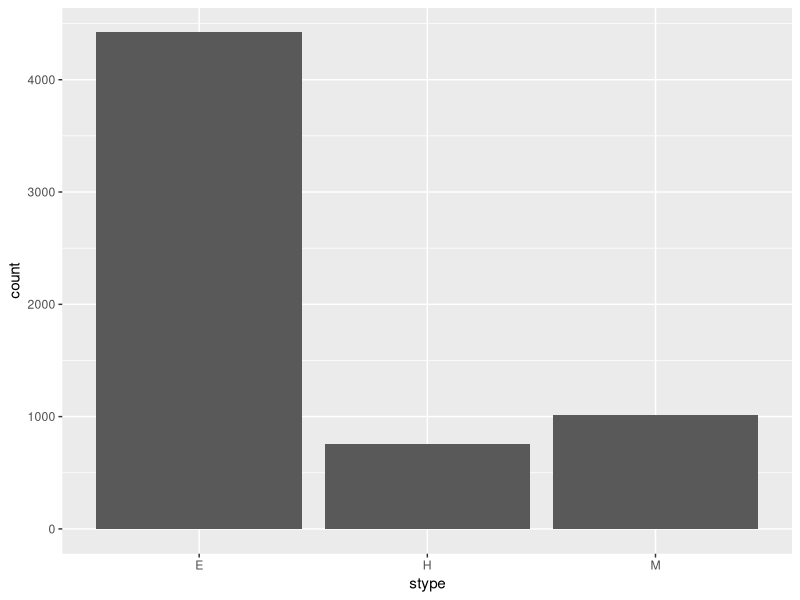
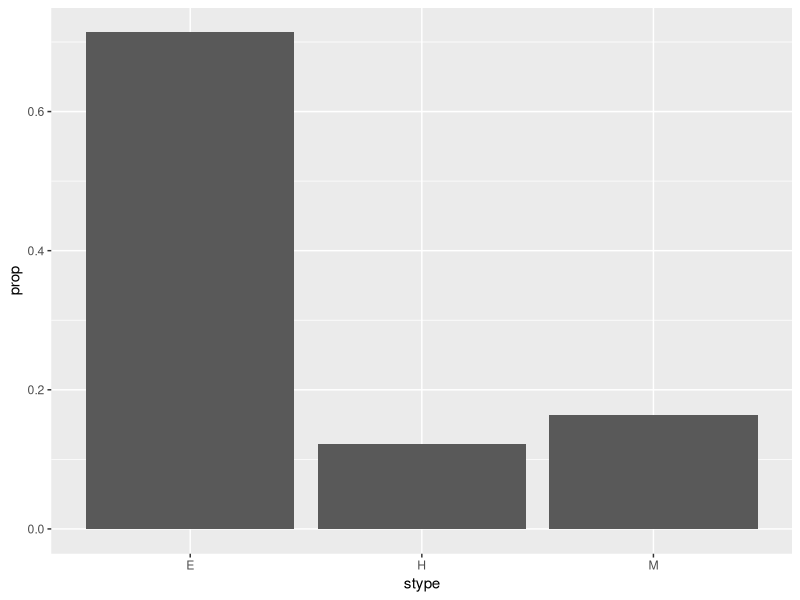
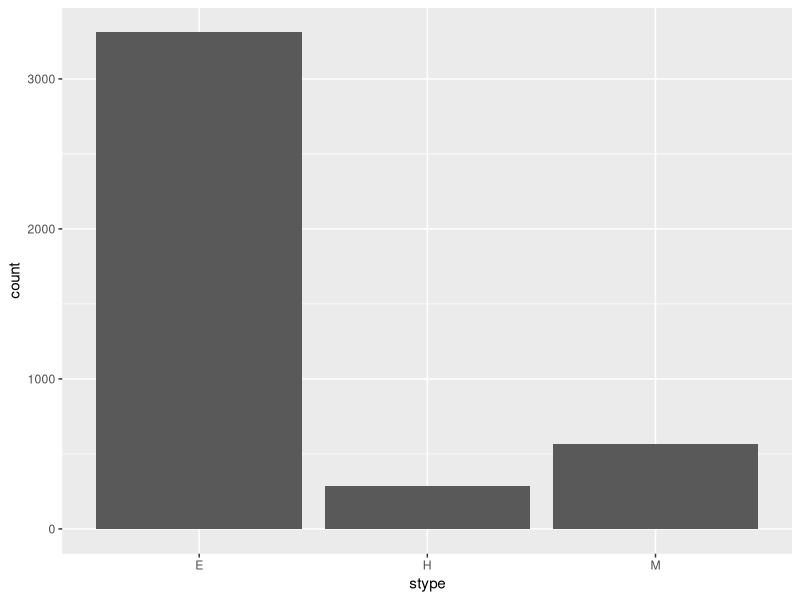
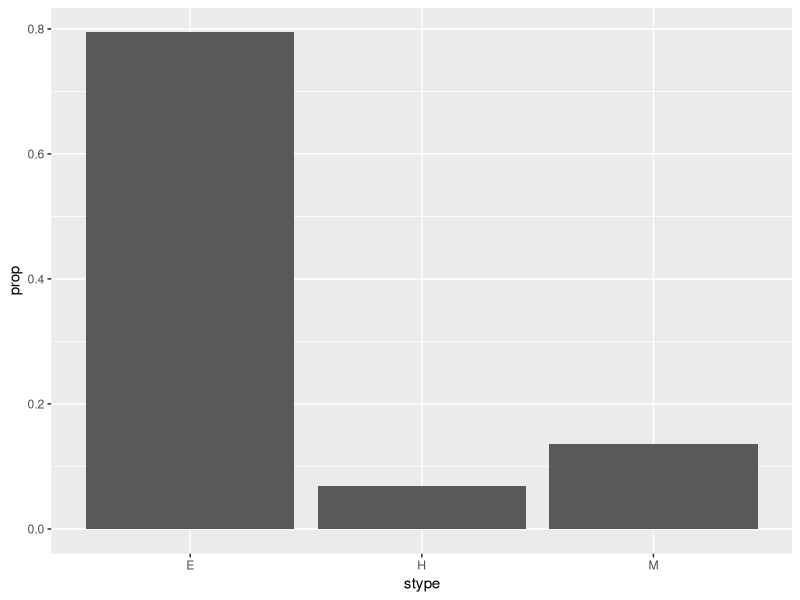
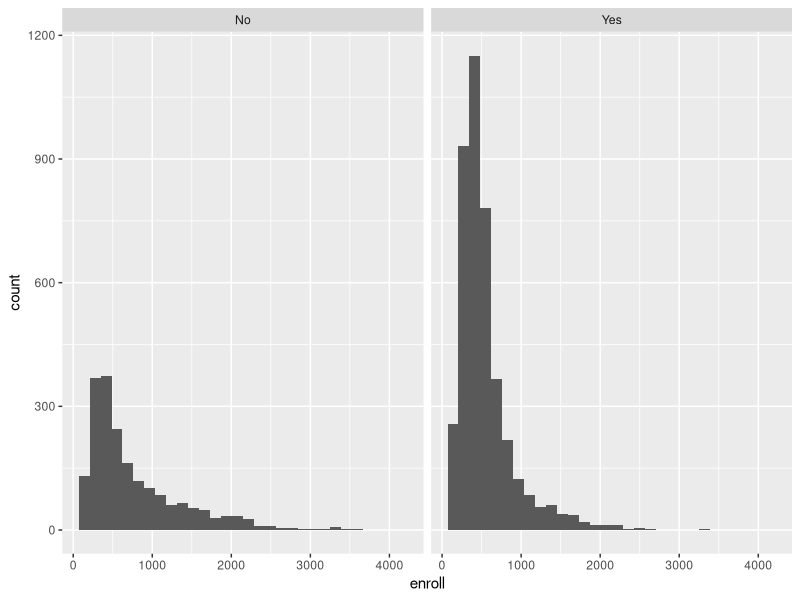

Reproduce these figures in R, in order.
# api: Student performance in California schools

# The Academic Performance Index is computed for all California  schools based on standardised testing of students. The data sets  contain information for all schools with at least 100 students and  for various probability samples of the data. Please see the following website for the columns definitions:
  # https://www.rdocumentation.org/packages/survey/versions/4.1-1/topics/api 

## Details

# "apipop" is the entire population, 
# "apisrs" is a simple random sample, 
# "apiclus1" is a cluster sample of school districts, 
# "apistrat" is a sample stratified by stype, and 
# "apiclus2" is a two-stage cluster sample of schools within districts. 
# The sampling weights in apiclus1 are incorrect (the weight should be 757/15) but are as obtained from UCLA.

# Assignment 4
# To use the "apipop" dataframe please run the following syntaxes. The dataframe for all parts is "apipop".
# ========================================================================
library(tidyverse)
library(survey)
data(api)

View(apipop)
# ========================================================================

## Part a) 
# create a bar plot to show the number of schools in each school type (Elementary/Middle/High School) in California. 
# ========================================================================

SchoolTypes <- ggplot(data = apipop, mapping = aes(x=stype))
SchoolTypes + geom_bar()

# ========================================================================

## Part b) 
# create a bar plot to show the percentage of schools in each school type (Elementary/Middle/High School) in California. 
# ========================================================================

SchoolPercent <- ggplot(data = apipop, mapping = aes(x=stype))
SchoolPercent + geom_bar(mapping = aes(y=..prop.., group =1))


# ========================================================================

## Part c) 
# create a bar plot to show the number of schools that are "Eligible for awards program" or not in each school type (Elementary/Middle/High School).  
# ========================================================================

Award <- ggplot(data = filter(apipop, awards == "Yes"), mapping = aes(x=stype))
Award + geom_bar()

# ========================================================================

## Part d) 
# create a bar plot to show the percentage of schools that are "Eligible for awards program" or not in each school type (Elementary/Middle/High School).  

# ========================================================================

AwardPercent <- ggplot(data = filter(apipop, awards == "Yes"), mapping = aes(x=stype))
AwardPercent + geom_bar(mapping = aes(y=..prop.., group =1))


# ========================================================================

## Part e) 
# use facet to create two histogram to show the distributions of the "number of students enrolled" in all school whether are "Eligible for awards program" or not (bins=30).
# ========================================================================

StudentAwards <- ggplot(data=apipop, mapping = aes(x=enroll))
StudentAwards + geom_histogram(bins=30) + facet_wrap(~awards)

# ========================================================================
